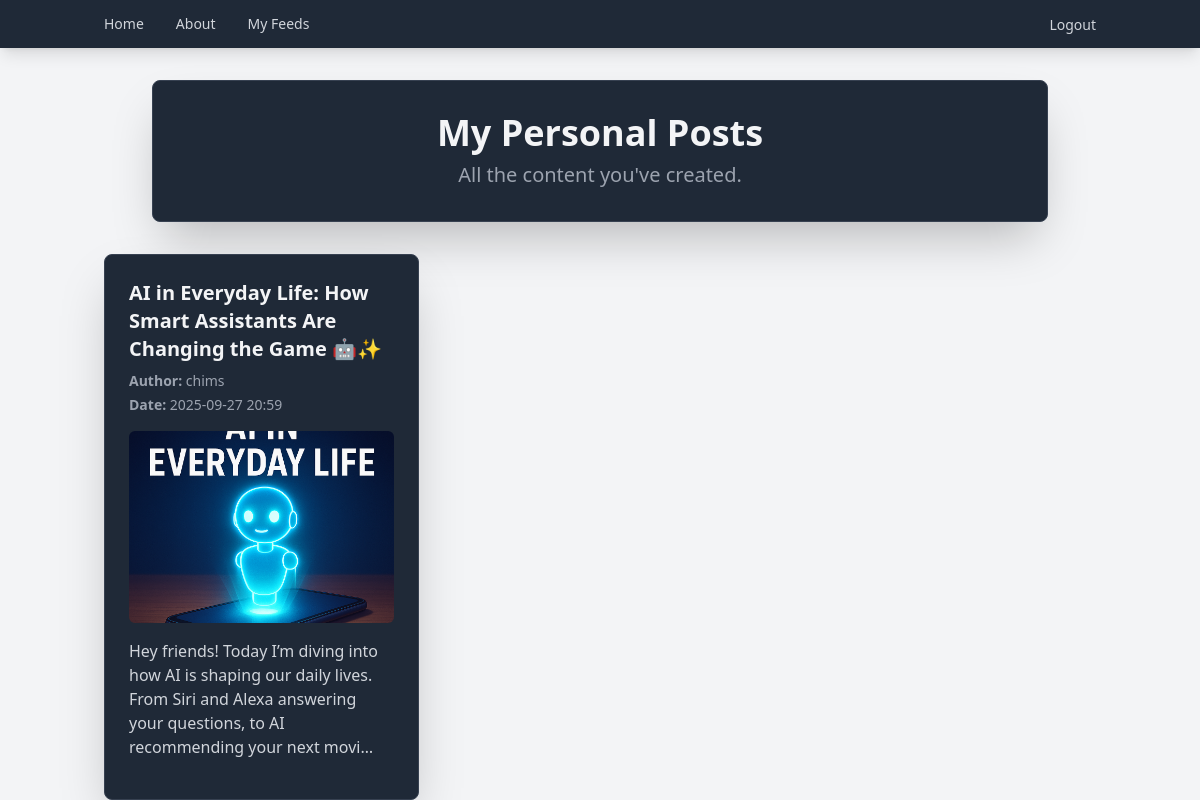
The page /myfeeds/ (signed in) on the database its author committed.
### blog/models.py (models this page shows)
class Post(models.Model):
    title = models.CharField(max_length=200)
    author = models.ForeignKey(UserProfile, on_delete=models.CASCADE)
    image = models.ImageField(upload_to='post_pics', blank=True)
    content = models.TextField()
    date_posted = models.DateTimeField(auto_now_add=True)
    updated_at = models.DateTimeField(auto_now=True)

### blog/views.py (the view)
# urls.py: path('myfeeds/', myfeeds, name='myfeeds'),
@login_required
def myfeeds(request):
    db_posts = Post.objects.filter(author=request.user.userprofile).order_by('-date_posted')
    print(f"Posts for user: {len(db_posts)}")
    posts = []
    for post in db_posts:
        image_url = settings.MEDIA_URL + post.image.name if post.image else ''
        posts.append({
            "title": post.title,
            "author": post.author.user.username,
            "image": image_url,
            "content": post.content,
            "date_posted": post.date_posted.strftime("%Y-%m-%d %H:%M") if post.date_posted else ""
    })
    final_posts = posts
    vlogs = {"final_posts":final_posts}
    return render(request,'blog/myfeeds.html',vlogs)

### blog/templates/blog/myfeeds.html (shortened to what this page needs)
{% extends 'blog/index.html' %}
{% block content %}
<div class="flex justify-center mb-8">
    <div class="w-full max-w-4xl bg-gray-800 p-8 rounded-lg shadow-2xl border border-gray-700 text-center">
        <h1 class="text-4xl font-bold text-gray-100 mb-2">My Personal Posts</h1>
        <p class="text-xl text-gray-400">All the content you've created.</p>
    </div>
</div>
<div class="posts-container grid grid-cols-1 sm:grid-cols-2 lg:grid-cols-3 gap-6">
    {% for post in final_posts %}
        <div class="post-card bg-gray-800 p-6 rounded-lg shadow-2xl border border-gray-700 hover:shadow-xl transition duration-300 transform hover:-translate-y-1">
            <h2 class="text-xl font-semibold text-gray-100 mb-2">{{ post.title }}</h2>
            <p class="text-gray-400 text-sm mb-1"><strong>Author:</strong> {{ post.author }}</p>
            <p class="text-gray-400 text-sm mb-4"><strong>Date:</strong> {{ post.date_posted }}</p>
            {% if post.image %}
                <img src="{{ post.image }}" alt="{{ post.title }}" class="w-full h-48 rounded-md mb-4 object-cover">
            {% endif %}
            <p class="text-gray-300 mb-4">{{ post.content|truncatechars:150 }}</p>
        </div>
    {% endfor %}
</div>
{% endblock %}

### blog/templates/blog/index.html (shortened to what this page needs)
<!DOCTYPE html>
<html lang="en">
<head>
    <script src="https://cdn.tailwindcss.com"></script>
</head>
<body class="bg-gray-100 font-sans leading-normal tracking-normal">
    <nav class="bg-gray-800 text-white shadow-lg">
        <div class="container mx-auto px-4 py-3 flex items-center justify-between">
            <div class="flex items-center space-x-8">
                <a href="{% url 'home' %}" class="text-sm font-medium text-gray-300 hover:text-white transition duration-300">Home</a>
                <a href="{% url 'about' %}" class="text-sm font-medium text-gray-300 hover:text-white transition duration-300">About</a>
                <a href="{% url 'myfeeds' %}" class="text-sm font-medium text-gray-300 hover:text-white transition duration-300">My Feeds</a>
            </div>
            <div class="flex items-center space-x-4">
                {% if user.is_authenticated %}
                    <form action="{% url 'logout' %}" method="post" class="inline">
                        <button type="submit" class="text-sm font-medium text-gray-300 hover:text-white transition duration-300 bg-transparent border-none p-0 cursor-pointer">
                            Logout
                        </button>
                    </form>
                {% else %}
                    <a href="{% url 'register' %}" class="text-sm font-medium text-gray-300 hover:text-white transition duration-300">Sign In / Sign Up</a>
                {% endif %}
            </div>
        </div>
    </nav>
    <main class="container mx-auto mt-8 px-4">
        {% block content %}{% endblock %}
    </main>
</body>
</html>

### blog/templates/blog/index.html (style rules this page uses)
body { background-color: #F3F4F6; font-family: 'Inter', sans-serif; }

### rows shown on the page
Post: title "AI in Everyday Life: How Smart Assistants Are Changing the Game 🤖✨", content "Hey friends! Today I’m diving into how AI is shaping our daily lives. From Siri and Alexa answering your questions, to AI recommending your next movi…"

### other values the page prints
{{ post.author }} "chims"
{{ post.date_posted }} "2025-09-27 20:59"
